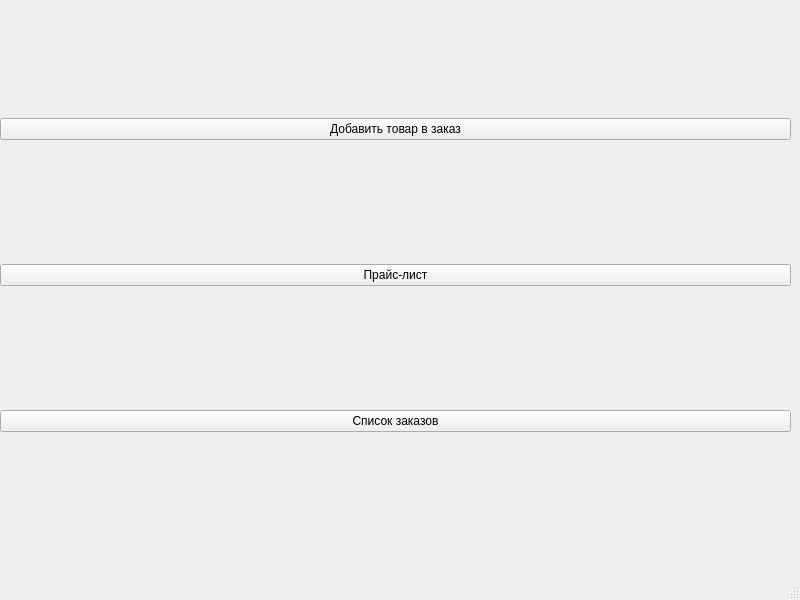
<?xml version="1.0" encoding="UTF-8"?>
<ui version="4.0">
 <class>MainWindow</class>
 <widget class="QMainWindow" name="MainWindow">
  <property name="geometry">
   <rect>
    <x>0</x>
    <y>0</y>
    <width>800</width>
    <height>600</height>
   </rect>
  </property>
  <property name="windowTitle">
   <string>MainWindow</string>
  </property>
  <widget class="QWidget" name="centralwidget">
   <widget class="QWidget" name="gridLayoutWidget">
    <property name="geometry">
     <rect>
      <x>0</x>
      <y>0</y>
      <width>791</width>
      <height>551</height>
     </rect>
    </property>
    <layout class="QGridLayout" name="gridLayout">
     <item row="0" column="0">
      <widget class="QPushButton" name="addingProductToOrder">
       <property name="text">
        <string>Добавить товар в заказ</string>
       </property>
      </widget>
     </item>
     <item row="1" column="0">
      <widget class="QPushButton" name="showPriceList">
       <property name="text">
        <string>Прайс-лист</string>
       </property>
      </widget>
     </item>
     <item row="2" column="0">
      <widget class="QPushButton" name="ordersTableShow">
       <property name="text">
        <string>Список заказов</string>
       </property>
      </widget>
     </item>
    </layout>
   </widget>
  </widget>
  <widget class="QMenuBar" name="menubar">
   <property name="geometry">
    <rect>
     <x>0</x>
     <y>0</y>
     <width>800</width>
     <height>23</height>
    </rect>
   </property>
  </widget>
  <widget class="QStatusBar" name="statusbar"/>
 </widget>
 <resources/>
 <connections/>
</ui>
